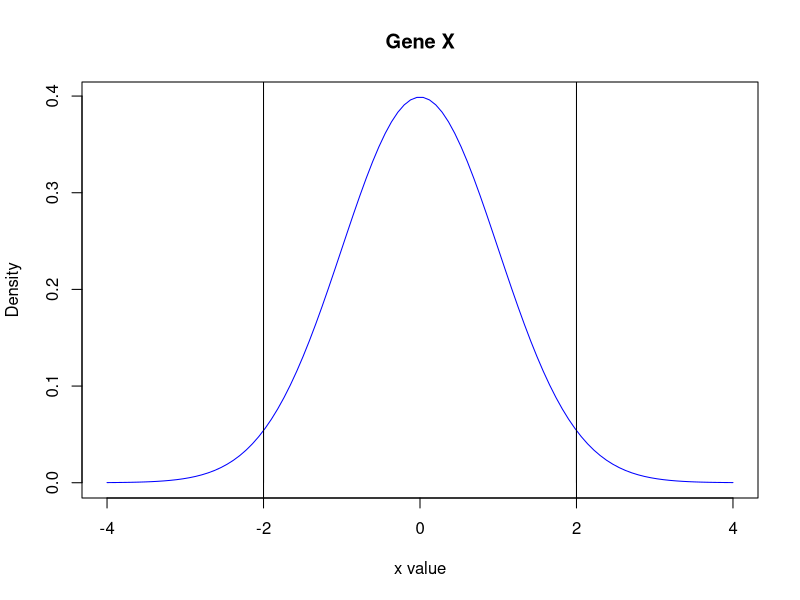
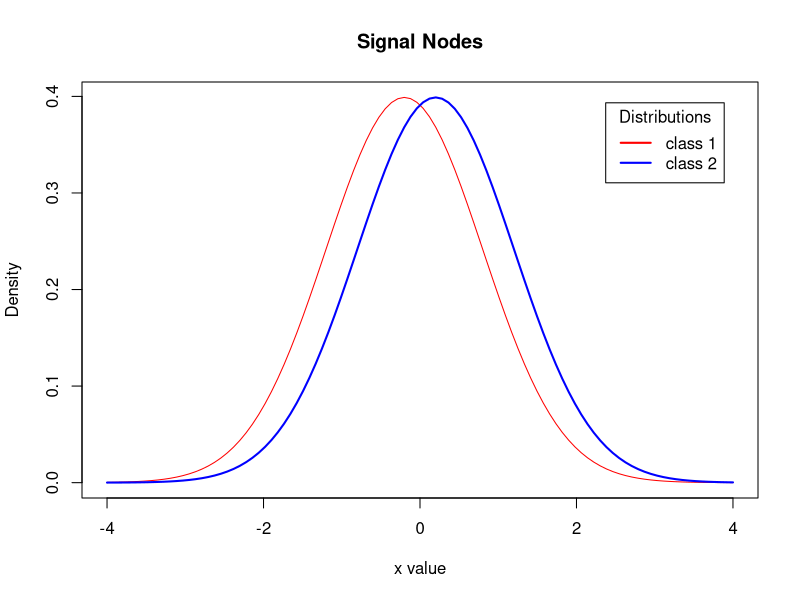
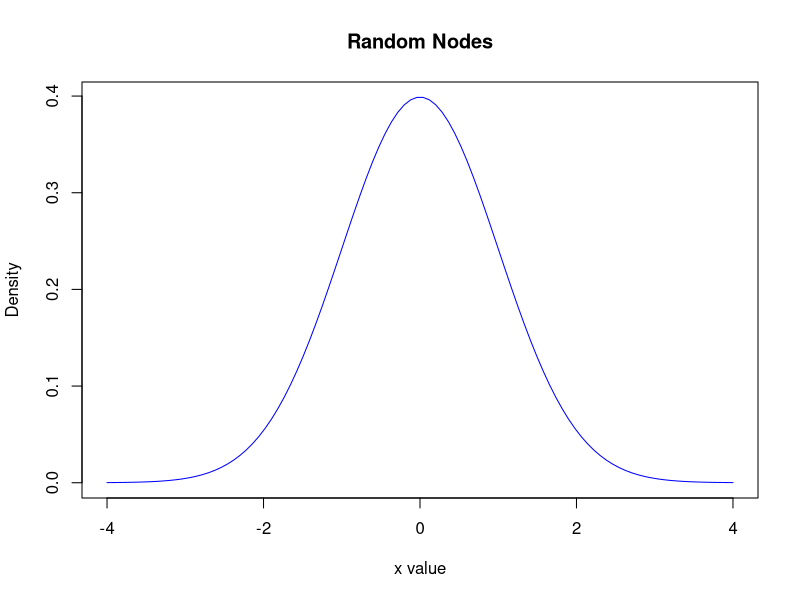

These figures' R source, in order:
means <- c(-1/5, 1/5)

x <- seq(-4, 4, length=100)
hx <- dnorm(x, mean = means[1], sd = 1)

colors <- c("red", "blue", "darkgreen", "gold", "black")
labels <- c("class 1", "class 2")

postscript('signal-nodes.eps', width = 1400, height = 600)
plot(x, hx, type="l", xlab="x value", col = colors[1],
  ylab="Density", main="Signal Nodes", xlim=c(-4, 4))

lines(seq(-4, 4, length=100), dnorm(x, mean=means[2], sd=1)
                                           , lwd=2, col=colors[2])

legend("topright", inset=.05, title="Distributions",
  labels, lwd=2, lty=c(1, 1, 1, 1, 2), col=colors)
dev.off()


x <- seq(-4, 4, length=100)
hx <- dnorm(x)

postscript('random-nodes.eps', width = 1400, height = 600)
plot(x, hx, type="l", xlab="x value", col = colors[2],
  ylab="Density", main="Random Nodes", xlim=c(-4,4))
dev.off()


plot(x, hx, type="l", xlab="x value", col = colors[2],
  ylab="Density", main="Gene X", xlim=c(-4,4))
lines(c(2,2),c(0,dnorm(2)))
lines(c(-2,-2),c(0,dnorm(-2)))

abline(v=2)
abline(v=-2)
